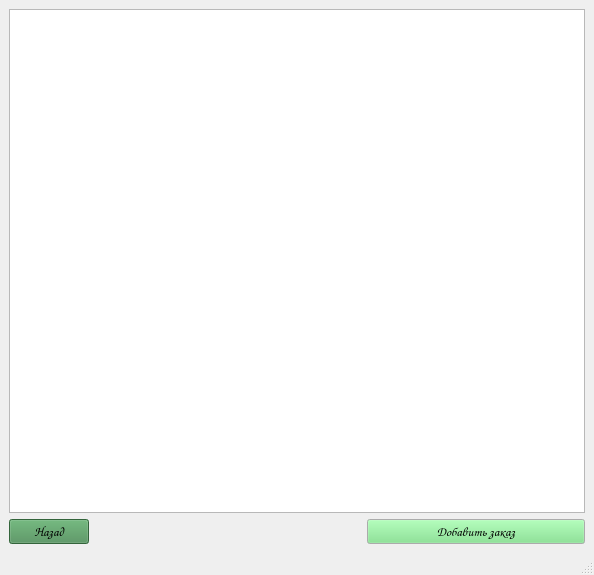
<?xml version="1.0" encoding="UTF-8"?>
<ui version="4.0">
 <class>MainWindow</class>
 <widget class="QMainWindow" name="MainWindow">
  <property name="geometry">
   <rect>
    <x>0</x>
    <y>0</y>
    <width>594</width>
    <height>575</height>
   </rect>
  </property>
  <property name="palette">
   <palette>
    <active>
     <colorrole role="Button">
      <brush brushstyle="SolidPattern">
       <color alpha="255">
        <red>118</red>
        <green>227</green>
        <blue>131</blue>
       </color>
      </brush>
     </colorrole>
    </active>
    <inactive>
     <colorrole role="Button">
      <brush brushstyle="SolidPattern">
       <color alpha="255">
        <red>118</red>
        <green>227</green>
        <blue>131</blue>
       </color>
      </brush>
     </colorrole>
    </inactive>
    <disabled>
     <colorrole role="Button">
      <brush brushstyle="SolidPattern">
       <color alpha="255">
        <red>118</red>
        <green>227</green>
        <blue>131</blue>
       </color>
      </brush>
     </colorrole>
    </disabled>
   </palette>
  </property>
  <property name="windowTitle">
   <string>MainWindow</string>
  </property>
  <widget class="QWidget" name="centralwidget">
   <layout class="QVBoxLayout" name="verticalLayout" stretch="9,1">
    <item>
     <widget class="QTableWidget" name="order_table"/>
    </item>
    <item>
     <layout class="QHBoxLayout" name="horizontalLayout_2" stretch="1,5,4">
      <item>
       <widget class="QPushButton" name="back_btn">
        <property name="font">
         <font>
          <family>Comic Sans MS</family>
          <pointsize>10</pointsize>
         </font>
        </property>
        <property name="styleSheet">
         <string notr="true">background-color: rgb(71, 140, 83);</string>
        </property>
        <property name="text">
         <string>Назад</string>
        </property>
       </widget>
      </item>
      <item>
       <spacer name="horizontalSpacer">
        <property name="orientation">
         <enum>Qt::Horizontal</enum>
        </property>
        <property name="sizeHint" stdset="0">
         <size>
          <width>40</width>
          <height>20</height>
         </size>
        </property>
       </spacer>
      </item>
      <item>
       <widget class="QPushButton" name="order_add_btn">
        <property name="font">
         <font>
          <family>Comic Sans MS</family>
          <pointsize>10</pointsize>
         </font>
        </property>
        <property name="text">
         <string>Добавить заказ</string>
        </property>
       </widget>
      </item>
     </layout>
    </item>
   </layout>
  </widget>
  <widget class="QStatusBar" name="statusbar"/>
 </widget>
 <resources/>
 <connections/>
</ui>
